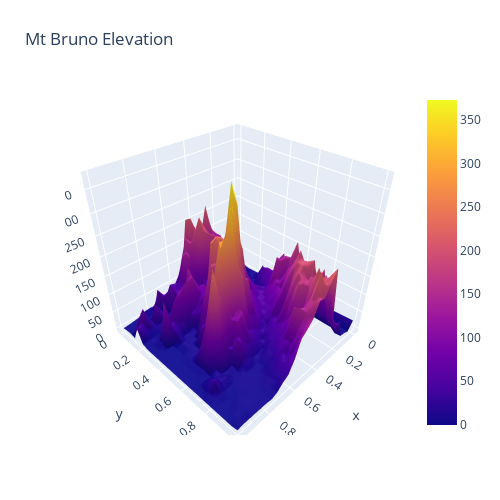

Source (notebook cell):
### Code cell
import plotly.graph_objects as go
import pandas as pd
import numpy as np
# Read data from a csv
z_data = pd.read_csv('https://raw.githubusercontent.com/plotly/datasets/master/api_docs/mt_bruno_elevation.csv')
z = z_data.values
sh_0, sh_1 = z.shape
x, y = np.linspace(0, 1, sh_0), np.linspace(0, 1, sh_1)
fig = go.Figure(data=[go.Surface(z=z, x=x, y=y)])
fig.update_layout(title=dict(text='Mt Bruno Elevation'), autosize=False,
                  width=500, height=500,
                  margin=dict(l=65, r=50, b=65, t=90))
fig.show()

### Figure 1 — Plotly figure (JSON) as saved in the notebook; plotly's stock layout.template omitted (floating-point values rounded to 4 significant figures; data arrays with more than 128 entries replaced by an {"elided": "..."} marker saying what was removed)
{"data": [{"type": "surface", "x": [0.0, 0.04167, 0.08333, 0.125, 0.1667, 0.2083, 0.25, 0.2917, 0.3333, 0.375, 0.4167, 0.4583, 0.5, 0.5417, 0.5833, 0.625, 0.6667, 0.7083, 0.75, 0.7917, 0.8333, 0.875, 0.9167, 0.9583, 1.0], "y": [0.0, 0.04167, 0.08333, 0.125, 0.1667, 0.2083, 0.25, 0.2917, 0.3333, 0.375, 0.4167, 0.4583, 0.5, 0.5417, 0.5833, 0.625, 0.6667, 0.7083, 0.75, 0.7917, 0.8333, 0.875, 0.9167, 0.9583, 1.0], "z": {"elided": "25x25 float values"}}], "layout": {"autosize": false, "height": 500, "margin": {"b": 65, "l": 65, "r": 50, "t": 90}, "title": {"text": "Mt Bruno Elevation"}, "width": 500}}
